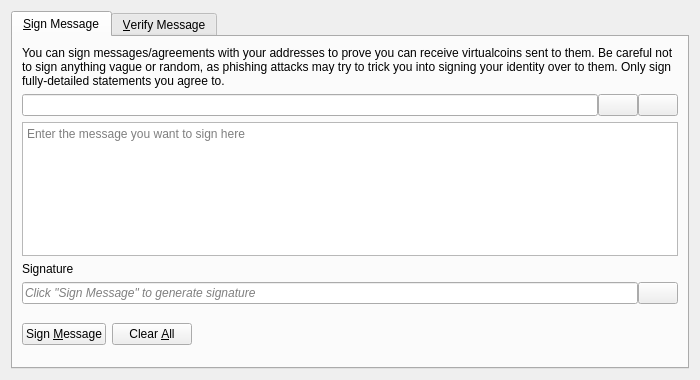
<?xml version="1.0" encoding="UTF-8"?>
<ui version="4.0">
 <class>SignVerifyMessageDialog</class>
 <widget class="QDialog" name="SignVerifyMessageDialog">
  <property name="geometry">
   <rect>
    <x>0</x>
    <y>0</y>
    <width>700</width>
    <height>380</height>
   </rect>
  </property>
  <property name="windowTitle">
   <string>Signatures - Sign / Verify a Message</string>
  </property>
  <property name="modal">
   <bool>true</bool>
  </property>
  <layout class="QVBoxLayout" name="verticalLayout">
   <item>
    <widget class="QTabWidget" name="tabWidget">
     <property name="currentIndex">
      <number>0</number>
     </property>
     <widget class="QWidget" name="tabSignMessage">
      <attribute name="title">
       <string>&amp;Sign Message</string>
      </attribute>
      <layout class="QVBoxLayout" name="verticalLayout_SM">
       <item>
        <widget class="QLabel" name="infoLabel_SM">
         <property name="text">
          <string>You can sign messages/agreements with your addresses to prove you can receive virtualcoins sent to them. Be careful not to sign anything vague or random, as phishing attacks may try to trick you into signing your identity over to them. Only sign fully-detailed statements you agree to.</string>
         </property>
         <property name="textFormat">
          <enum>Qt::PlainText</enum>
         </property>
         <property name="wordWrap">
          <bool>true</bool>
         </property>
        </widget>
       </item>
       <item>
        <layout class="QHBoxLayout" name="horizontalLayout_1_SM">
         <property name="spacing">
          <number>0</number>
         </property>
         <item>
          <widget class="QValidatedLineEdit" name="addressIn_SM">
           <property name="toolTip">
            <string>The Virtualcoin address to sign the message with</string>
           </property>
          </widget>
         </item>
         <item>
          <widget class="QPushButton" name="addressBookButton_SM">
           <property name="toolTip">
            <string>Choose previously used address</string>
           </property>
           <property name="text">
            <string/>
           </property>
           <property name="icon">
            <iconset resource="../virtualcoin.qrc">
             <normaloff>:/icons/address-book</normaloff>:/icons/address-book</iconset>
           </property>
           <property name="shortcut">
            <string>Alt+A</string>
           </property>
           <property name="autoDefault">
            <bool>false</bool>
           </property>
          </widget>
         </item>
         <item>
          <widget class="QPushButton" name="pasteButton_SM">
           <property name="toolTip">
            <string>Paste address from clipboard</string>
           </property>
           <property name="text">
            <string/>
           </property>
           <property name="icon">
            <iconset resource="../virtualcoin.qrc">
             <normaloff>:/icons/editpaste</normaloff>:/icons/editpaste</iconset>
           </property>
           <property name="shortcut">
            <string>Alt+P</string>
           </property>
           <property name="autoDefault">
            <bool>false</bool>
           </property>
          </widget>
         </item>
        </layout>
       </item>
       <item>
        <widget class="QPlainTextEdit" name="messageIn_SM">
         <property name="toolTip">
          <string>Enter the message you want to sign here</string>
         </property>
         <property name="placeholderText">
          <string>Enter the message you want to sign here</string>
         </property>
        </widget>
       </item>
       <item>
        <widget class="QLabel" name="signatureLabel_SM">
         <property name="text">
          <string>Signature</string>
         </property>
         <property name="textFormat">
          <enum>Qt::PlainText</enum>
         </property>
        </widget>
       </item>
       <item>
        <layout class="QHBoxLayout" name="horizontalLayout_2_SM">
         <property name="spacing">
          <number>0</number>
         </property>
         <item>
          <widget class="QLineEdit" name="signatureOut_SM">
           <property name="placeholderText">
            <string>Click "Sign Message" to generate signature</string>
           </property>
           <property name="font">
            <font>
             <italic>true</italic>
            </font>
           </property>
           <property name="readOnly">
            <bool>true</bool>
           </property>
          </widget>
         </item>
         <item>
          <widget class="QPushButton" name="copySignatureButton_SM">
           <property name="toolTip">
            <string>Copy the current signature to the system clipboard</string>
           </property>
           <property name="text">
            <string/>
           </property>
           <property name="icon">
            <iconset resource="../virtualcoin.qrc">
             <normaloff>:/icons/editcopy</normaloff>:/icons/editcopy</iconset>
           </property>
           <property name="autoDefault">
            <bool>false</bool>
           </property>
          </widget>
         </item>
        </layout>
       </item>
       <item>
        <layout class="QHBoxLayout" name="horizontalLayout_3_SM">
         <item>
          <widget class="QPushButton" name="signMessageButton_SM">
           <property name="toolTip">
            <string>Sign the message to prove you own this Virtualcoin address</string>
           </property>
           <property name="text">
            <string>Sign &amp;Message</string>
           </property>
           <property name="icon">
            <iconset resource="../virtualcoin.qrc">
             <normaloff>:/icons/edit</normaloff>:/icons/edit</iconset>
           </property>
           <property name="autoDefault">
            <bool>false</bool>
           </property>
          </widget>
         </item>
         <item>
          <widget class="QPushButton" name="clearButton_SM">
           <property name="toolTip">
            <string>Reset all sign message fields</string>
           </property>
           <property name="text">
            <string>Clear &amp;All</string>
           </property>
           <property name="icon">
            <iconset resource="../virtualcoin.qrc">
             <normaloff>:/icons/remove</normaloff>:/icons/remove</iconset>
           </property>
           <property name="autoDefault">
            <bool>false</bool>
           </property>
          </widget>
         </item>
         <item>
          <spacer name="horizontalSpacer_1_SM">
           <property name="orientation">
            <enum>Qt::Horizontal</enum>
           </property>
           <property name="sizeHint" stdset="0">
            <size>
             <width>40</width>
             <height>48</height>
            </size>
           </property>
          </spacer>
         </item>
         <item>
          <widget class="QLabel" name="statusLabel_SM">
           <property name="font">
            <font>
             <weight>75</weight>
             <bold>true</bold>
            </font>
           </property>
           <property name="text">
            <string/>
           </property>
           <property name="wordWrap">
            <bool>true</bool>
           </property>
          </widget>
         </item>
         <item>
          <spacer name="horizontalSpacer_2_SM">
           <property name="orientation">
            <enum>Qt::Horizontal</enum>
           </property>
           <property name="sizeHint" stdset="0">
            <size>
             <width>40</width>
             <height>48</height>
            </size>
           </property>
          </spacer>
         </item>
        </layout>
       </item>
      </layout>
     </widget>
     <widget class="QWidget" name="tabVerifyMessage">
      <attribute name="title">
       <string>&amp;Verify Message</string>
      </attribute>
      <layout class="QVBoxLayout" name="verticalLayout_VM">
       <item>
        <widget class="QLabel" name="infoLabel_VM">
         <property name="text">
          <string>Enter the receiver's address, message (ensure you copy line breaks, spaces, tabs, etc. exactly) and signature below to verify the message. Be careful not to read more into the signature than what is in the signed message itself, to avoid being tricked by a man-in-the-middle attack. Note that this only proves the signing party receives with the address, it cannot prove sendership of any transaction!</string>
         </property>
         <property name="textFormat">
          <enum>Qt::PlainText</enum>
         </property>
         <property name="alignment">
          <set>Qt::AlignLeading|Qt::AlignLeft|Qt::AlignTop</set>
         </property>
         <property name="wordWrap">
          <bool>true</bool>
         </property>
        </widget>
       </item>
       <item>
        <layout class="QHBoxLayout" name="horizontalLayout_1_VM">
         <property name="spacing">
          <number>0</number>
         </property>
         <item>
          <widget class="QValidatedLineEdit" name="addressIn_VM">
           <property name="toolTip">
            <string>The Virtualcoin address the message was signed with</string>
           </property>
          </widget>
         </item>
         <item>
          <widget class="QPushButton" name="addressBookButton_VM">
           <property name="toolTip">
            <string>Choose previously used address</string>
           </property>
           <property name="text">
            <string/>
           </property>
           <property name="icon">
            <iconset resource="../virtualcoin.qrc">
             <normaloff>:/icons/address-book</normaloff>:/icons/address-book</iconset>
           </property>
           <property name="shortcut">
            <string>Alt+A</string>
           </property>
           <property name="autoDefault">
            <bool>false</bool>
           </property>
          </widget>
         </item>
        </layout>
       </item>
       <item>
        <widget class="QPlainTextEdit" name="messageIn_VM">
          <property name="toolTip">
            <string>The signed message to verify</string>
          </property>
          <property name="placeholderText">
            <string>The signed message to verify</string>
          </property>
        </widget>
       </item>
       <item>
        <widget class="QValidatedLineEdit" name="signatureIn_VM">
          <property name="toolTip">
            <string>The signature given when the message was signed</string>
          </property>
          <property name="placeholderText">
            <string>The signature given when the message was signed</string>
          </property>
        </widget>
       </item>
       <item>
        <layout class="QHBoxLayout" name="horizontalLayout_2_VM">
         <item>
          <widget class="QPushButton" name="verifyMessageButton_VM">
           <property name="toolTip">
            <string>Verify the message to ensure it was signed with the specified Virtualcoin address</string>
           </property>
           <property name="text">
            <string>Verify &amp;Message</string>
           </property>
           <property name="icon">
            <iconset resource="../virtualcoin.qrc">
             <normaloff>:/icons/transaction_0</normaloff>:/icons/transaction_0</iconset>
           </property>
           <property name="autoDefault">
            <bool>false</bool>
           </property>
          </widget>
         </item>
         <item>
          <widget class="QPushButton" name="clearButton_VM">
           <property name="toolTip">
            <string>Reset all verify message fields</string>
           </property>
           <property name="text">
            <string>Clear &amp;All</string>
           </property>
           <property name="icon">
            <iconset resource="../virtualcoin.qrc">
             <normaloff>:/icons/remove</normaloff>:/icons/remove</iconset>
           </property>
           <property name="autoDefault">
            <bool>false</bool>
           </property>
          </widget>
         </item>
         <item>
          <spacer name="horizontalSpacer_1_VM">
           <property name="orientation">
            <enum>Qt::Horizontal</enum>
           </property>
           <property name="sizeHint" stdset="0">
            <size>
             <width>40</width>
             <height>48</height>
            </size>
           </property>
          </spacer>
         </item>
         <item>
          <widget class="QLabel" name="statusLabel_VM">
           <property name="font">
            <font>
             <weight>75</weight>
             <bold>true</bold>
            </font>
           </property>
           <property name="text">
            <string/>
           </property>
           <property name="wordWrap">
            <bool>true</bool>
           </property>
          </widget>
         </item>
         <item>
          <spacer name="horizontalSpacer_2_VM">
           <property name="orientation">
            <enum>Qt::Horizontal</enum>
           </property>
           <property name="sizeHint" stdset="0">
            <size>
             <width>40</width>
             <height>48</height>
            </size>
           </property>
          </spacer>
         </item>
        </layout>
       </item>
      </layout>
     </widget>
    </widget>
   </item>
  </layout>
 </widget>
 <customwidgets>
  <customwidget>
   <class>QValidatedLineEdit</class>
   <extends>QLineEdit</extends>
   <header>qt/qvalidatedlineedit.h</header>
  </customwidget>
 </customwidgets>
 <resources>
  <include location="../virtualcoin.qrc"/>
 </resources>
 <connections/>
</ui>
